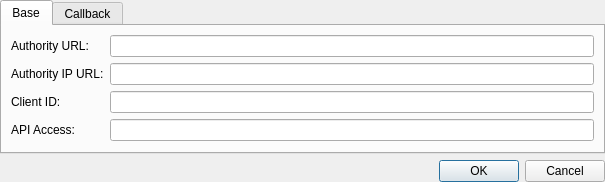
<?xml version="1.0" encoding="UTF-8"?>
<ui version="4.0">
 <class>HTConnectionDialog</class>
 <widget class="QDialog" name="HTConnectionDialog">
  <property name="geometry">
   <rect>
    <x>0</x>
    <y>0</y>
    <width>605</width>
    <height>178</height>
   </rect>
  </property>
  <property name="windowTitle">
   <string>HyperThought Connection</string>
  </property>
  <property name="modal">
   <bool>true</bool>
  </property>
  <layout class="QVBoxLayout" name="dialogLayout">
   <property name="leftMargin">
    <number>0</number>
   </property>
   <property name="topMargin">
    <number>0</number>
   </property>
   <property name="rightMargin">
    <number>0</number>
   </property>
   <property name="bottomMargin">
    <number>0</number>
   </property>
   <item>
    <widget class="QTabWidget" name="connectionTabWidget">
     <property name="currentIndex">
      <number>0</number>
     </property>
     <widget class="QWidget" name="baseTab">
      <attribute name="title">
       <string>Base</string>
      </attribute>
      <layout class="QGridLayout" name="baseLayout">
       <property name="leftMargin">
        <number>8</number>
       </property>
       <property name="topMargin">
        <number>8</number>
       </property>
       <property name="rightMargin">
        <number>8</number>
       </property>
       <property name="bottomMargin">
        <number>8</number>
       </property>
       <item row="0" column="0">
        <widget class="QWidget" name="centralWidget" native="true">
         <layout class="QGridLayout" name="centralLayout">
          <property name="leftMargin">
           <number>1</number>
          </property>
          <property name="topMargin">
           <number>1</number>
          </property>
          <property name="rightMargin">
           <number>1</number>
          </property>
          <property name="bottomMargin">
           <number>1</number>
          </property>
          <item row="0" column="1">
           <widget class="QLineEdit" name="authorityLE"/>
          </item>
          <item row="1" column="0">
           <widget class="QLabel" name="authorityIpLabel">
            <property name="text">
             <string>Authority IP URL:</string>
            </property>
           </widget>
          </item>
          <item row="0" column="0">
           <widget class="QLabel" name="authorityLabel">
            <property name="text">
             <string>Authority URL:</string>
            </property>
           </widget>
          </item>
          <item row="2" column="0">
           <widget class="QLabel" name="clientIdLabel">
            <property name="text">
             <string>Client ID:</string>
            </property>
           </widget>
          </item>
          <item row="2" column="1">
           <widget class="QLineEdit" name="clientIdLE"/>
          </item>
          <item row="1" column="1">
           <widget class="QLineEdit" name="authorityIpLE"/>
          </item>
          <item row="3" column="0">
           <widget class="QLabel" name="label">
            <property name="text">
             <string>API Access:</string>
            </property>
           </widget>
          </item>
          <item row="3" column="1">
           <widget class="QLineEdit" name="apiAccessLE"/>
          </item>
         </layout>
        </widget>
       </item>
       <item row="1" column="0">
        <spacer name="btnSpacer">
         <property name="orientation">
          <enum>Qt::Vertical</enum>
         </property>
         <property name="sizeHint" stdset="0">
          <size>
           <width>20</width>
           <height>23</height>
          </size>
         </property>
        </spacer>
       </item>
      </layout>
     </widget>
     <widget class="QWidget" name="callbackTab">
      <attribute name="title">
       <string>Callback</string>
      </attribute>
      <layout class="QGridLayout" name="callbackLayout">
       <property name="leftMargin">
        <number>8</number>
       </property>
       <property name="topMargin">
        <number>8</number>
       </property>
       <property name="rightMargin">
        <number>8</number>
       </property>
       <property name="bottomMargin">
        <number>8</number>
       </property>
       <item row="1" column="1">
        <widget class="QLineEdit" name="callbackLE"/>
       </item>
       <item row="1" column="0">
        <widget class="QLabel" name="callbackLabel">
         <property name="text">
          <string>Callback URL:</string>
         </property>
        </widget>
       </item>
       <item row="0" column="1">
        <widget class="QLabel" name="urlLabel">
         <property name="text">
          <string>URL</string>
         </property>
         <property name="wordWrap">
          <bool>true</bool>
         </property>
         <property name="textInteractionFlags">
          <set>Qt::LinksAccessibleByMouse|Qt::TextSelectableByKeyboard|Qt::TextSelectableByMouse</set>
         </property>
        </widget>
       </item>
       <item row="0" column="0">
        <widget class="QLabel" name="goToLabel">
         <property name="text">
          <string>Please Go To:</string>
         </property>
        </widget>
       </item>
       <item row="3" column="1">
        <spacer name="callbackSpacer">
         <property name="orientation">
          <enum>Qt::Vertical</enum>
         </property>
         <property name="sizeHint" stdset="0">
          <size>
           <width>20</width>
           <height>35</height>
          </size>
         </property>
        </spacer>
       </item>
       <item row="2" column="0">
        <widget class="QLabel" name="label_2">
         <property name="text">
          <string>Decoded API</string>
         </property>
        </widget>
       </item>
       <item row="2" column="1">
        <widget class="QLabel" name="decodedApiView">
         <property name="text">
          <string/>
         </property>
         <property name="textInteractionFlags">
          <set>Qt::LinksAccessibleByMouse|Qt::TextSelectableByKeyboard|Qt::TextSelectableByMouse</set>
         </property>
        </widget>
       </item>
      </layout>
     </widget>
    </widget>
   </item>
   <item>
    <widget class="QDialogButtonBox" name="buttonBox">
     <property name="orientation">
      <enum>Qt::Horizontal</enum>
     </property>
     <property name="standardButtons">
      <set>QDialogButtonBox::Cancel|QDialogButtonBox::Ok</set>
     </property>
    </widget>
   </item>
  </layout>
 </widget>
 <tabstops>
  <tabstop>authorityLE</tabstop>
  <tabstop>authorityIpLE</tabstop>
  <tabstop>clientIdLE</tabstop>
 </tabstops>
 <resources/>
 <connections>
  <connection>
   <sender>buttonBox</sender>
   <signal>accepted()</signal>
   <receiver>HTConnectionDialog</receiver>
   <slot>accept()</slot>
   <hints>
    <hint type="sourcelabel">
     <x>248</x>
     <y>254</y>
    </hint>
    <hint type="destinationlabel">
     <x>157</x>
     <y>274</y>
    </hint>
   </hints>
  </connection>
  <connection>
   <sender>buttonBox</sender>
   <signal>rejected()</signal>
   <receiver>HTConnectionDialog</receiver>
   <slot>reject()</slot>
   <hints>
    <hint type="sourcelabel">
     <x>316</x>
     <y>260</y>
    </hint>
    <hint type="destinationlabel">
     <x>286</x>
     <y>274</y>
    </hint>
   </hints>
  </connection>
 </connections>
</ui>
